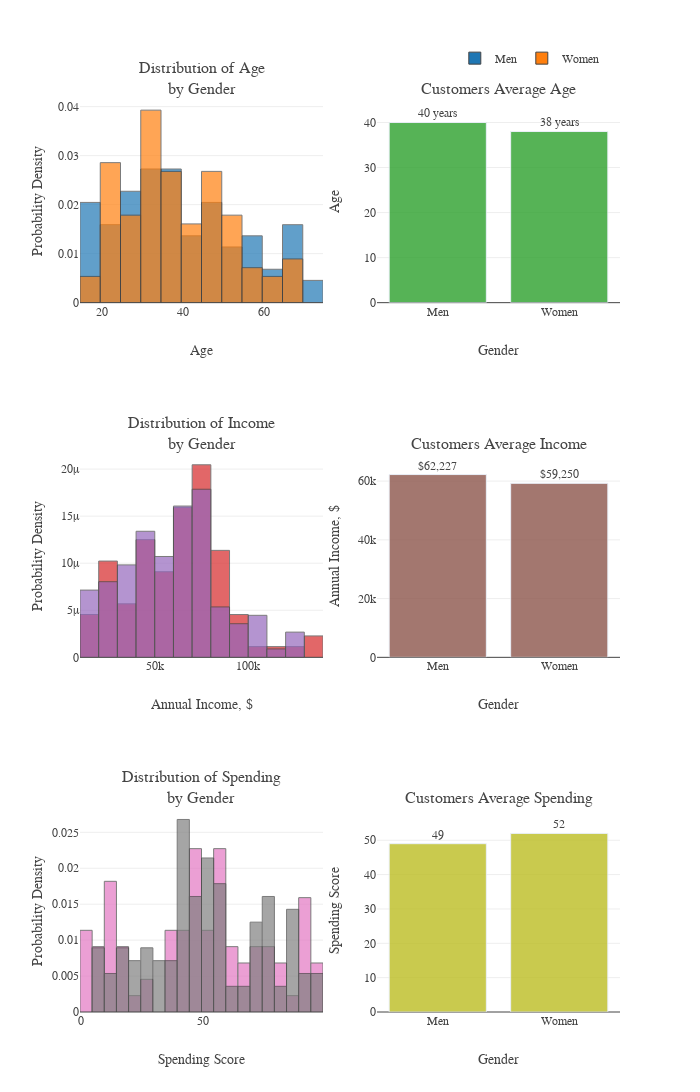
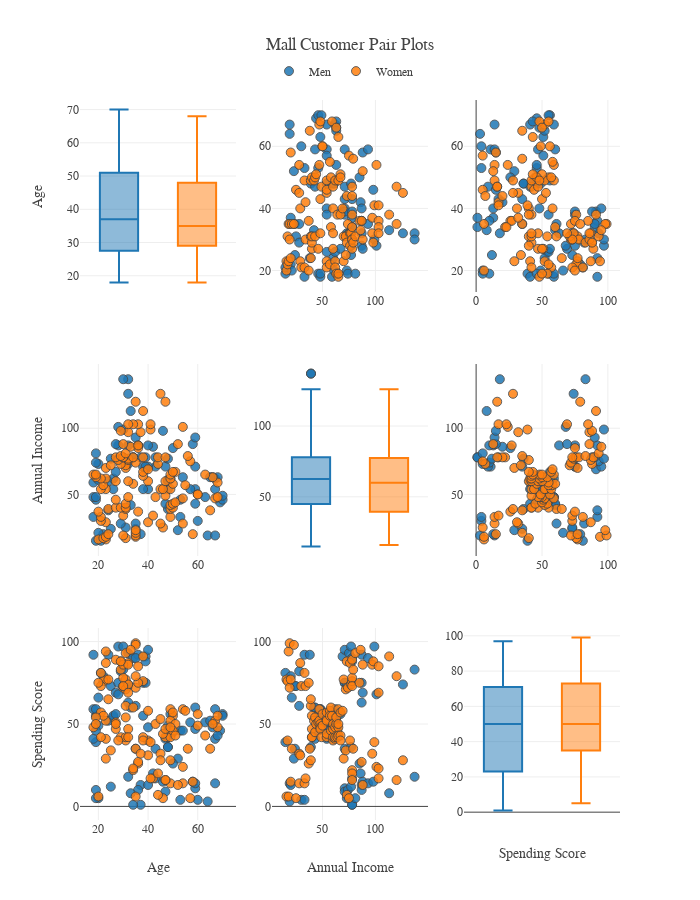
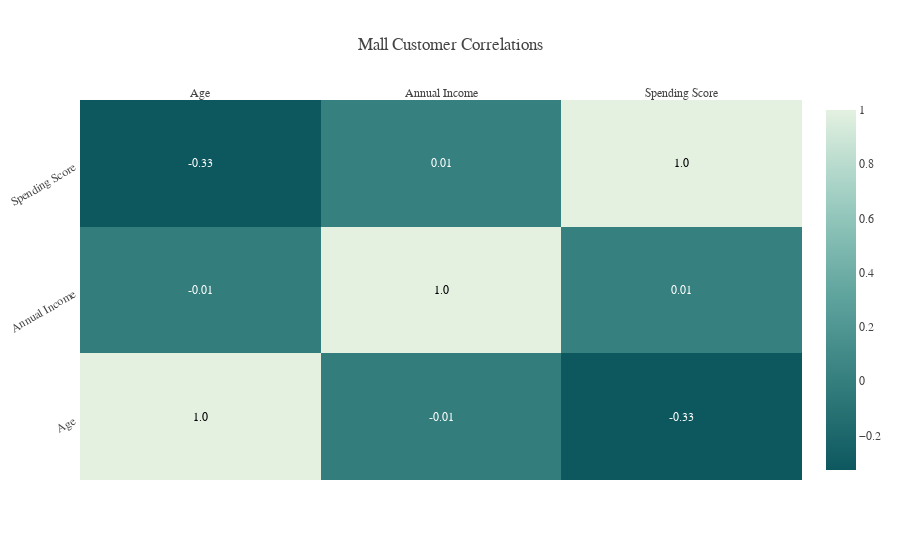

Notebook code cell kept with these figures, in order:
### Markdown cell above
# <div style="color:white;display:fill;border-radius:5px;background-color:#67A4A4;letter-spacing:0.1px;overflow:hidden"><p style="padding:20px;color:white;overflow:hidden;margin:0;font-size:110%;text-align:center">EDA - Exploratory Data Analysis</p></div>

### Code cell
init_notebook_mode(connected=True)
plot_df=cust.copy()
plot_df['Annual Income']=plot_df['Annual Income'].mul(1000)
p1=plot_df.groupby('Gender')['Age'].mean().round(0).astype(int).reset_index()
p2=plot_df.groupby('Gender')['Annual Income'].mean().reset_index()
p3=plot_df.groupby('Gender')['Spending Score'].mean().round(0).astype(int).reset_index()

temp = dict(layout=go.Layout(font=dict(family="Franklin Gothic", size=12)))
fig = make_subplots(rows=3, cols=2,
                    subplot_titles=("Distribution of Age<br>by Gender", 
                                    "Customers Average Age",
                                    "Distribution of Income<br>by Gender", 
                                    "Customers Average Income",
                                    "Distribution of Spending<br>by Gender", 
                                    "Customers Average Spending")
                   )

fig.add_trace(go.Histogram(x=plot_df[plot_df.Gender=='Men']['Age'], histnorm='probability density', 
                           marker=dict(opacity=0.7, line=dict(width=1)), 
                           nbinsx=20, name="Men"),
              row=1, col=1)
fig.add_trace(go.Histogram(x=plot_df[plot_df.Gender=='Women']['Age'], histnorm='probability density', 
                           marker=dict(opacity=0.7, line=dict(width=1)),
                           nbinsx=20, name="Women"),
              row=1, col=1)

fig.add_trace(go.Bar(x=p1['Gender'], y=p1['Age'], text=p1['Age'], texttemplate='%{text} years', textposition='outside',
                     marker=dict(opacity=0.8),width=.8,
                     hovertemplate='Average Age Among %{x} = %{y} years<extra></extra>', showlegend=False),
              row=1, col=2)

fig.add_trace(go.Histogram(x=plot_df[plot_df.Gender=='Men']['Annual Income'], histnorm='probability density', 
                           marker=dict(line=dict(width=1)), 
                           opacity=0.7, name="Men", nbinsx=20, showlegend=False),
              row=2, col=1)
fig.add_trace(go.Histogram(x=plot_df[plot_df.Gender=='Women']['Annual Income'], histnorm='probability density', 
                           marker=dict(line=dict(width=1)),
                           opacity=0.7, name="Women", nbinsx=20, showlegend=False),
              row=2, col=1)
fig.add_trace(go.Bar(x=p2['Gender'], y=p2['Annual Income'], text=p2['Annual Income'], 
                     texttemplate='$%{text:,.0f}', textposition='outside',
                     marker=dict(opacity=0.8),width=.8,
                     hovertemplate='Average Income Among %{x} = $%{y}<extra></extra>', showlegend=False),
              row=2, col=2)
fig.add_trace(go.Histogram(x=plot_df[plot_df.Gender=='Men']['Spending Score'], histnorm='probability density', 
                           marker=dict(line=dict(width=1)), 
                           opacity=0.7, name="Men", nbinsx=20, showlegend=False),
              row=3, col=1)
fig.add_trace(go.Histogram(x=plot_df[plot_df.Gender=='Women']['Spending Score'], histnorm='probability density', 
                           marker=dict(line=dict(width=1)),
                           opacity=0.7, name="Women", nbinsx=20, showlegend=False),
              row=3, col=1)
fig.add_trace(go.Bar(x=p3['Gender'], y=p3['Spending Score'], text=p3['Spending Score'], 
                     texttemplate='%{text}', textposition='outside',
                     marker=dict(opacity=0.8),width=.8,
                     hovertemplate='Average Spending Score Among %{x} = %{y}<extra></extra>', showlegend=False),
              row=3, col=2)
fig.update_traces(marker=dict(line=dict(width=1)))
fig.update_layout(template=temp,barmode='overlay', height=1500, width=700,
                  legend=dict(orientation="h", yanchor="bottom", xanchor="right", y=1.03, x=.97),
                  xaxis1_title="Age", yaxis1_title='Probability Density', 
                  xaxis2_title="Gender", yaxis2_title="Age", yaxis2_range=[0,45],
                  xaxis3_title="Annual Income, $", yaxis3_title='Probability Density', 
                  xaxis4_title="Gender", yaxis4_title="Annual Income, $", yaxis4_range=[0,69e3],
                  xaxis5_title="Spending Score", yaxis5_title='Probability Density', 
                  xaxis6_title="Gender", yaxis6_title="Spending Score", yaxis6_range=[0,59]
                 )
fig.show()

# Pairplots
fig = ff.create_scatterplotmatrix(cust, diag='box', index='Gender') 
fig.update_traces(marker=dict(size=9, opacity=0.85, line=dict(width=1)))
fig.update_layout(title="Mall Customer Pair Plots", template=temp, 
                  legend=dict(orientation="h", yanchor="bottom", y=1.02, x=.35),
                  height=900, width=700)
fig.show()

# Correlations
corr=cust.corr()
x = corr.columns.tolist() 
y = corr.index.tolist()
z = corr.values
text = corr.values.round(2)

fig = ff.create_annotated_heatmap(z=z, x=x, y=y, annotation_text=text, colorscale='mint', 
                                  reversescale=True, showscale=True,
                                  hovertemplate="Correlation of %{x} and %{y}= %{z:.3f}")
fig.update_layout(template=temp, title="Mall Customer Correlations", yaxis_tickangle=-30)
fig.show()

### Figure 1 — Plotly figure (JSON) as saved in the notebook; plotly's stock layout.template omitted (floating-point values rounded to 4 significant figures)
{"data": [{"histnorm": "probability density", "marker": {"line": {"width": 1}, "opacity": 0.7}, "name": "Men", "nbinsx": 20, "type": "histogram", "x": [19, 21, 64, 67, 37, 22, 20, 52, 35, 25, 31, 29, 35, 60, 53, 18, 24, 48, 33, 59, 47, 69, 53, 70, 19, 63, 18, 19, 70, 59, 26, 40, 57, 38, 67, 48, 18, 48, 24, 48, 20, 67, 26, 49, 54, 68, 66, 65, 19, 27, 39, 43, 40, 59, 38, 47, 39, 20, 32, 19, 32, 25, 28, 48, 34, 43, 39, 37, 34, 19, 50, 42, 32, 40, 28, 36, 36, 58, 27, 59, 35, 46, 30, 28, 33, 32, 32, 30], "xaxis": "x", "yaxis": "y"}, {"histnorm": "probability density", "marker": {"line": {"width": 1}, "opacity": 0.7}, "name": "Women", "nbinsx": 20, "type": "histogram", "x": [20, 23, 31, 22, 35, 23, 30, 35, 58, 24, 35, 35, 46, 54, 45, 40, 23, 21, 49, 21, 42, 30, 36, 20, 65, 31, 49, 24, 50, 27, 29, 31, 49, 31, 50, 51, 27, 67, 54, 43, 68, 32, 47, 60, 60, 45, 23, 49, 46, 21, 55, 22, 34, 50, 68, 40, 32, 47, 27, 23, 49, 21, 66, 19, 38, 18, 19, 63, 49, 51, 50, 38, 40, 23, 31, 25, 31, 29, 44, 35, 57, 28, 32, 32, 34, 44, 38, 47, 27, 30, 30, 56, 29, 31, 36, 33, 36, 52, 30, 37, 32, 29, 41, 54, 41, 36, 34, 32, 38, 47, 35, 45], "xaxis": "x", "yaxis": "y"}, {"hovertemplate": "Average Age Among %{x} = %{y} years<extra></extra>", "marker": {"line": {"width": 1}, "opacity": 0.8}, "showlegend": false, "text": [40.0, 38.0], "textposition": "outside", "texttemplate": "%{text} years", "type": "bar", "width": 0.8, "x": ["Men", "Women"], "xaxis": "x2", "y": [40, 38], "yaxis": "y2"}, {"histnorm": "probability density", "marker": {"line": {"width": 1}}, "name": "Men", "nbinsx": 20, "opacity": 0.7, "showlegend": false, "type": "histogram", "x": [15000, 15000, 19000, 19000, 20000, 20000, 21000, 23000, 24000, 24000, 25000, 28000, 28000, 30000, 33000, 33000, 38000, 39000, 42000, 43000, 43000, 44000, 46000, 46000, 46000, 48000, 48000, 48000, 49000, 54000, 54000, 54000, 54000, 54000, 54000, 54000, 59000, 60000, 60000, 61000, 61000, 62000, 62000, 62000, 63000, 63000, 63000, 63000, 64000, 67000, 69000, 71000, 71000, 71000, 71000, 71000, 71000, 73000, 73000, 74000, 75000, 77000, 77000, 77000, 78000, 78000, 78000, 78000, 78000, 81000, 85000, 86000, 87000, 87000, 87000, 87000, 87000, 88000, 88000, 93000, 93000, 98000, 99000, 101000, 113000, 126000, 137000, 137000], "xaxis": "x3", "yaxis": "y3"}, {"histnorm": "probability density", "marker": {"line": {"width": 1}}, "name": "Women", "nbinsx": 20, "opacity": 0.7, "showlegend": false, "type": "histogram", "x": [16000, 16000, 17000, 17000, 18000, 18000, 19000, 19000, 20000, 20000, 21000, 23000, 25000, 28000, 28000, 29000, 29000, 30000, 33000, 33000, 34000, 34000, 37000, 37000, 38000, 39000, 39000, 39000, 40000, 40000, 40000, 40000, 42000, 43000, 43000, 44000, 46000, 47000, 47000, 48000, 48000, 48000, 49000, 50000, 50000, 54000, 54000, 54000, 54000, 54000, 57000, 57000, 58000, 58000, 59000, 60000, 60000, 60000, 60000, 62000, 62000, 62000, 63000, 63000, 64000, 65000, 65000, 65000, 65000, 67000, 67000, 67000, 69000, 70000, 70000, 72000, 72000, 73000, 73000, 74000, 75000, 76000, 76000, 77000, 78000, 78000, 78000, 78000, 78000, 78000, 78000, 79000, 79000, 81000, 85000, 86000, 87000, 88000, 88000, 97000, 97000, 98000, 99000, 101000, 103000, 103000, 103000, 103000, 113000, 120000, 120000, 126000], "xaxis": "x3", "yaxis": "y3"}, {"hovertemplate": "Average Income Among %{x} = $%{y}<extra></extra>", "marker": {"line": {"width": 1}, "opacity": 0.8}, "showlegend": false, "text": [62230.0, 59250.0], "textposition": "outside", "texttemplate": "$%{text:,.0f}", "type": "bar", "width": 0.8, "x": ["Men", "Women"], "xaxis": "x4", "y": [62230.0, 59250.0], "yaxis": "y4"}, {"histnorm": "probability density", "marker": {"line": {"width": 1}}, "name": "Men", "nbinsx": 20, "opacity": 0.7, "showlegend": false, "type": "histogram", "x": [39, 81, 3, 14, 13, 79, 66, 29, 35, 73, 73, 82, 61, 4, 4, 92, 92, 36, 60, 60, 41, 46, 46, 56, 55, 51, 59, 59, 55, 47, 54, 48, 51, 55, 41, 46, 41, 49, 52, 42, 49, 59, 55, 56, 46, 43, 48, 52, 46, 56, 91, 35, 95, 11, 75, 9, 75, 5, 73, 10, 93, 12, 97, 36, 90, 17, 88, 1, 1, 5, 26, 20, 63, 13, 75, 10, 92, 15, 69, 14, 90, 15, 97, 68, 8, 74, 18, 83], "xaxis": "x5", "yaxis": "y5"}, {"histnorm": "probability density", "marker": {"line": {"width": 1}}, "name": "Women", "nbinsx": 20, "opacity": 0.7, "showlegend": false, "type": "histogram", "x": [6, 77, 40, 76, 6, 94, 72, 99, 15, 77, 35, 98, 5, 14, 32, 31, 87, 73, 14, 81, 17, 73, 26, 75, 35, 61, 28, 65, 55, 47, 42, 42, 52, 54, 45, 50, 51, 52, 59, 50, 48, 47, 42, 49, 56, 53, 52, 42, 44, 57, 58, 55, 60, 46, 55, 40, 42, 47, 50, 41, 48, 42, 50, 54, 42, 48, 50, 43, 59, 43, 57, 40, 58, 29, 77, 34, 71, 88, 7, 72, 5, 40, 87, 74, 22, 20, 76, 16, 89, 78, 73, 35, 83, 93, 75, 95, 27, 13, 86, 32, 86, 88, 39, 24, 17, 85, 23, 69, 91, 16, 79, 28], "xaxis": "x5", "yaxis": "y5"}, {"hovertemplate": "Average Spending Score Among %{x} = %{y}<extra></extra>", "marker": {"line": {"width": 1}, "opacity": 0.8}, "showlegend": false, "text": [49.0, 52.0], "textposition": "outside", "texttemplate": "%{text}", "type": "bar", "width": 0.8, "x": ["Men", "Women"], "xaxis": "x6", "y": [49, 52], "yaxis": "y6"}], "layout": {"annotations": [{"font": {"size": 16}, "showarrow": false, "text": "Distribution of Age<br>by Gender", "x": 0.225, "xanchor": "center", "xref": "paper", "y": 1.0, "yanchor": "bottom", "yref": "paper"}, {"font": {"size": 16}, "showarrow": false, "text": "Customers Average Age", "x": 0.775, "xanchor": "center", "xref": "paper", "y": 1.0, "yanchor": "bottom", "yref": "paper"}, {"font": {"size": 16}, "showarrow": false, "text": "Distribution of Income<br>by Gender", "x": 0.225, "xanchor": "center", "xref": "paper", "y": 0.6111, "yanchor": "bottom", "yref": "paper"}, {"font": {"size": 16}, "showarrow": false, "text": "Customers Average Income", "x": 0.775, "xanchor": "center", "xref": "paper", "y": 0.6111, "yanchor": "bottom", "yref": "paper"}, {"font": {"size": 16}, "showarrow": false, "text": "Distribution of Spending<br>by Gender", "x": 0.225, "xanchor": "center", "xref": "paper", "y": 0.2222, "yanchor": "bottom", "yref": "paper"}, {"font": {"size": 16}, "showarrow": false, "text": "Customers Average Spending", "x": 0.775, "xanchor": "center", "xref": "paper", "y": 0.2222, "yanchor": "bottom", "yref": "paper"}], "barmode": "overlay", "height": 1500, "legend": {"orientation": "h", "x": 0.97, "xanchor": "right", "y": 1.03, "yanchor": "bottom"}, "width": 700, "xaxis": {"anchor": "y", "domain": [0.0, 0.45], "title": {"text": "Age"}}, "xaxis2": {"anchor": "y2", "domain": [0.55, 1.0], "title": {"text": "Gender"}}, "xaxis3": {"anchor": "y3", "domain": [0.0, 0.45], "title": {"text": "Annual Income, $"}}, "xaxis4": {"anchor": "y4", "domain": [0.55, 1.0], "title": {"text": "Gender"}}, "xaxis5": {"anchor": "y5", "domain": [0.0, 0.45], "title": {"text": "Spending Score"}}, "xaxis6": {"anchor": "y6", "domain": [0.55, 1.0], "title": {"text": "Gender"}}, "yaxis": {"anchor": "x", "domain": [0.7778, 1.0], "title": {"text": "Probability Density"}}, "yaxis2": {"anchor": "x2", "domain": [0.7778, 1.0], "range": [0, 45], "title": {"text": "Age"}}, "yaxis3": {"anchor": "x3", "domain": [0.3889, 0.6111], "title": {"text": "Probability Density"}}, "yaxis4": {"anchor": "x4", "domain": [0.3889, 0.6111], "range": [0, 69000.0], "title": {"text": "Annual Income, $"}}, "yaxis5": {"anchor": "x5", "domain": [0.0, 0.2222], "title": {"text": "Probability Density"}}, "yaxis6": {"anchor": "x6", "domain": [0.0, 0.2222], "range": [0, 59], "title": {"text": "Spending Score"}}}}

### Figure 2 — Plotly figure (JSON) as saved in the notebook; plotly's stock layout.template omitted (floating-point values rounded to 4 significant figures)
{"data": [{"marker": {"color": "rgb(31, 119, 180)", "line": {"width": 1}, "opacity": 0.85, "size": 9}, "showlegend": false, "type": "box", "xaxis": "x", "y": [19, 21, 64, 67, 37, 22, 20, 52, 35, 25, 31, 29, 35, 60, 53, 18, 24, 48, 33, 59, 47, 69, 53, 70, 19, 63, 18, 19, 70, 59, 26, 40, 57, 38, 67, 48, 18, 48, 24, 48, 20, 67, 26, 49, 54, 68, 66, 65, 19, 27, 39, 43, 40, 59, 38, 47, 39, 20, 32, 19, 32, 25, 28, 48, 34, 43, 39, 37, 34, 19, 50, 42, 32, 40, 28, 36, 36, 58, 27, 59, 35, 46, 30, 28, 33, 32, 32, 30], "yaxis": "y"}, {"marker": {"color": "rgb(255, 127, 14)", "line": {"width": 1}, "opacity": 0.85, "size": 9}, "showlegend": false, "type": "box", "xaxis": "x", "y": [20, 23, 31, 22, 35, 23, 30, 35, 58, 24, 35, 35, 46, 54, 45, 40, 23, 21, 49, 21, 42, 30, 36, 20, 65, 31, 49, 24, 50, 27, 29, 31, 49, 31, 50, 51, 27, 67, 54, 43, 68, 32, 47, 60, 60, 45, 23, 49, 46, 21, 55, 22, 34, 50, 68, 40, 32, 47, 27, 23, 49, 21, 66, 19, 38, 18, 19, 63, 49, 51, 50, 38, 40, 23, 31, 25, 31, 29, 44, 35, 57, 28, 32, 32, 34, 44, 38, 47, 27, 30, 30, 56, 29, 31, 36, 33, 36, 52, 30, 37, 32, 29, 41, 54, 41, 36, 34, 32, 38, 47, 35, 45], "yaxis": "y"}, {"marker": {"color": "rgb(31, 119, 180)", "line": {"width": 1}, "opacity": 0.85, "size": 9}, "mode": "markers", "name": "Men", "showlegend": true, "type": "scatter", "x": [15, 15, 19, 19, 20, 20, 21, 23, 24, 24, 25, 28, 28, 30, 33, 33, 38, 39, 42, 43, 43, 44, 46, 46, 46, 48, 48, 48, 49, 54, 54, 54, 54, 54, 54, 54, 59, 60, 60, 61, 61, 62, 62, 62, 63, 63, 63, 63, 64, 67, 69, 71, 71, 71, 71, 71, 71, 73, 73, 74, 75, 77, 77, 77, 78, 78, 78, 78, 78, 81, 85, 86, 87, 87, 87, 87, 87, 88, 88, 93, 93, 98, 99, 101, 113, 126, 137, 137], "xaxis": "x2", "y": [19, 21, 64, 67, 37, 22, 20, 52, 35, 25, 31, 29, 35, 60, 53, 18, 24, 48, 33, 59, 47, 69, 53, 70, 19, 63, 18, 19, 70, 59, 26, 40, 57, 38, 67, 48, 18, 48, 24, 48, 20, 67, 26, 49, 54, 68, 66, 65, 19, 27, 39, 43, 40, 59, 38, 47, 39, 20, 32, 19, 32, 25, 28, 48, 34, 43, 39, 37, 34, 19, 50, 42, 32, 40, 28, 36, 36, 58, 27, 59, 35, 46, 30, 28, 33, 32, 32, 30], "yaxis": "y2"}, {"marker": {"color": "rgb(255, 127, 14)", "line": {"width": 1}, "opacity": 0.85, "size": 9}, "mode": "markers", "name": "Women", "showlegend": true, "type": "scatter", "x": [16, 16, 17, 17, 18, 18, 19, 19, 20, 20, 21, 23, 25, 28, 28, 29, 29, 30, 33, 33, 34, 34, 37, 37, 38, 39, 39, 39, 40, 40, 40, 40, 42, 43, 43, 44, 46, 47, 47, 48, 48, 48, 49, 50, 50, 54, 54, 54, 54, 54, 57, 57, 58, 58, 59, 60, 60, 60, 60, 62, 62, 62, 63, 63, 64, 65, 65, 65, 65, 67, 67, 67, 69, 70, 70, 72, 72, 73, 73, 74, 75, 76, 76, 77, 78, 78, 78, 78, 78, 78, 78, 79, 79, 81, 85, 86, 87, 88, 88, 97, 97, 98, 99, 101, 103, 103, 103, 103, 113, 120, 120, 126], "xaxis": "x2", "y": [20, 23, 31, 22, 35, 23, 30, 35, 58, 24, 35, 35, 46, 54, 45, 40, 23, 21, 49, 21, 42, 30, 36, 20, 65, 31, 49, 24, 50, 27, 29, 31, 49, 31, 50, 51, 27, 67, 54, 43, 68, 32, 47, 60, 60, 45, 23, 49, 46, 21, 55, 22, 34, 50, 68, 40, 32, 47, 27, 23, 49, 21, 66, 19, 38, 18, 19, 63, 49, 51, 50, 38, 40, 23, 31, 25, 31, 29, 44, 35, 57, 28, 32, 32, 34, 44, 38, 47, 27, 30, 30, 56, 29, 31, 36, 33, 36, 52, 30, 37, 32, 29, 41, 54, 41, 36, 34, 32, 38, 47, 35, 45], "yaxis": "y2"}, {"marker": {"color": "rgb(31, 119, 180)", "line": {"width": 1}, "opacity": 0.85, "size": 9}, "mode": "markers", "name": "Men", "showlegend": false, "type": "scatter", "x": [39, 81, 3, 14, 13, 79, 66, 29, 35, 73, 73, 82, 61, 4, 4, 92, 92, 36, 60, 60, 41, 46, 46, 56, 55, 51, 59, 59, 55, 47, 54, 48, 51, 55, 41, 46, 41, 49, 52, 42, 49, 59, 55, 56, 46, 43, 48, 52, 46, 56, 91, 35, 95, 11, 75, 9, 75, 5, 73, 10, 93, 12, 97, 36, 90, 17, 88, 1, 1, 5, 26, 20, 63, 13, 75, 10, 92, 15, 69, 14, 90, 15, 97, 68, 8, 74, 18, 83], "xaxis": "x3", "y": [19, 21, 64, 67, 37, 22, 20, 52, 35, 25, 31, 29, 35, 60, 53, 18, 24, 48, 33, 59, 47, 69, 53, 70, 19, 63, 18, 19, 70, 59, 26, 40, 57, 38, 67, 48, 18, 48, 24, 48, 20, 67, 26, 49, 54, 68, 66, 65, 19, 27, 39, 43, 40, 59, 38, 47, 39, 20, 32, 19, 32, 25, 28, 48, 34, 43, 39, 37, 34, 19, 50, 42, 32, 40, 28, 36, 36, 58, 27, 59, 35, 46, 30, 28, 33, 32, 32, 30], "yaxis": "y3"}, {"marker": {"color": "rgb(255, 127, 14)", "line": {"width": 1}, "opacity": 0.85, "size": 9}, "mode": "markers", "name": "Women", "showlegend": false, "type": "scatter", "x": [6, 77, 40, 76, 6, 94, 72, 99, 15, 77, 35, 98, 5, 14, 32, 31, 87, 73, 14, 81, 17, 73, 26, 75, 35, 61, 28, 65, 55, 47, 42, 42, 52, 54, 45, 50, 51, 52, 59, 50, 48, 47, 42, 49, 56, 53, 52, 42, 44, 57, 58, 55, 60, 46, 55, 40, 42, 47, 50, 41, 48, 42, 50, 54, 42, 48, 50, 43, 59, 43, 57, 40, 58, 29, 77, 34, 71, 88, 7, 72, 5, 40, 87, 74, 22, 20, 76, 16, 89, 78, 73, 35, 83, 93, 75, 95, 27, 13, 86, 32, 86, 88, 39, 24, 17, 85, 23, 69, 91, 16, 79, 28], "xaxis": "x3", "y": [20, 23, 31, 22, 35, 23, 30, 35, 58, 24, 35, 35, 46, 54, 45, 40, 23, 21, 49, 21, 42, 30, 36, 20, 65, 31, 49, 24, 50, 27, 29, 31, 49, 31, 50, 51, 27, 67, 54, 43, 68, 32, 47, 60, 60, 45, 23, 49, 46, 21, 55, 22, 34, 50, 68, 40, 32, 47, 27, 23, 49, 21, 66, 19, 38, 18, 19, 63, 49, 51, 50, 38, 40, 23, 31, 25, 31, 29, 44, 35, 57, 28, 32, 32, 34, 44, 38, 47, 27, 30, 30, 56, 29, 31, 36, 33, 36, 52, 30, 37, 32, 29, 41, 54, 41, 36, 34, 32, 38, 47, 35, 45], "yaxis": "y3"}, {"marker": {"color": "rgb(31, 119, 180)", "line": {"width": 1}, "opacity": 0.85, "size": 9}, "mode": "markers", "name": "Men", "showlegend": false, "type": "scatter", "x": [19, 21, 64, 67, 37, 22, 20, 52, 35, 25, 31, 29, 35, 60, 53, 18, 24, 48, 33, 59, 47, 69, 53, 70, 19, 63, 18, 19, 70, 59, 26, 40, 57, 38, 67, 48, 18, 48, 24, 48, 20, 67, 26, 49, 54, 68, 66, 65, 19, 27, 39, 43, 40, 59, 38, 47, 39, 20, 32, 19, 32, 25, 28, 48, 34, 43, 39, 37, 34, 19, 50, 42, 32, 40, 28, 36, 36, 58, 27, 59, 35, 46, 30, 28, 33, 32, 32, 30], "xaxis": "x4", "y": [15, 15, 19, 19, 20, 20, 21, 23, 24, 24, 25, 28, 28, 30, 33, 33, 38, 39, 42, 43, 43, 44, 46, 46, 46, 48, 48, 48, 49, 54, 54, 54, 54, 54, 54, 54, 59, 60, 60, 61, 61, 62, 62, 62, 63, 63, 63, 63, 64, 67, 69, 71, 71, 71, 71, 71, 71, 73, 73, 74, 75, 77, 77, 77, 78, 78, 78, 78, 78, 81, 85, 86, 87, 87, 87, 87, 87, 88, 88, 93, 93, 98, 99, 101, 113, 126, 137, 137], "yaxis": "y4"}, {"marker": {"color": "rgb(255, 127, 14)", "line": {"width": 1}, "opacity": 0.85, "size": 9}, "mode": "markers", "name": "Women", "showlegend": false, "type": "scatter", "x": [20, 23, 31, 22, 35, 23, 30, 35, 58, 24, 35, 35, 46, 54, 45, 40, 23, 21, 49, 21, 42, 30, 36, 20, 65, 31, 49, 24, 50, 27, 29, 31, 49, 31, 50, 51, 27, 67, 54, 43, 68, 32, 47, 60, 60, 45, 23, 49, 46, 21, 55, 22, 34, 50, 68, 40, 32, 47, 27, 23, 49, 21, 66, 19, 38, 18, 19, 63, 49, 51, 50, 38, 40, 23, 31, 25, 31, 29, 44, 35, 57, 28, 32, 32, 34, 44, 38, 47, 27, 30, 30, 56, 29, 31, 36, 33, 36, 52, 30, 37, 32, 29, 41, 54, 41, 36, 34, 32, 38, 47, 35, 45], "xaxis": "x4", "y": [16, 16, 17, 17, 18, 18, 19, 19, 20, 20, 21, 23, 25, 28, 28, 29, 29, 30, 33, 33, 34, 34, 37, 37, 38, 39, 39, 39, 40, 40, 40, 40, 42, 43, 43, 44, 46, 47, 47, 48, 48, 48, 49, 50, 50, 54, 54, 54, 54, 54, 57, 57, 58, 58, 59, 60, 60, 60, 60, 62, 62, 62, 63, 63, 64, 65, 65, 65, 65, 67, 67, 67, 69, 70, 70, 72, 72, 73, 73, 74, 75, 76, 76, 77, 78, 78, 78, 78, 78, 78, 78, 79, 79, 81, 85, 86, 87, 88, 88, 97, 97, 98, 99, 101, 103, 103, 103, 103, 113, 120, 120, 126], "yaxis": "y4"}, {"marker": {"color": "rgb(31, 119, 180)", "line": {"width": 1}, "opacity": 0.85, "size": 9}, "showlegend": false, "type": "box", "xaxis": "x5", "y": [15, 15, 19, 19, 20, 20, 21, 23, 24, 24, 25, 28, 28, 30, 33, 33, 38, 39, 42, 43, 43, 44, 46, 46, 46, 48, 48, 48, 49, 54, 54, 54, 54, 54, 54, 54, 59, 60, 60, 61, 61, 62, 62, 62, 63, 63, 63, 63, 64, 67, 69, 71, 71, 71, 71, 71, 71, 73, 73, 74, 75, 77, 77, 77, 78, 78, 78, 78, 78, 81, 85, 86, 87, 87, 87, 87, 87, 88, 88, 93, 93, 98, 99, 101, 113, 126, 137, 137], "yaxis": "y5"}, {"marker": {"color": "rgb(255, 127, 14)", "line": {"width": 1}, "opacity": 0.85, "size": 9}, "showlegend": false, "type": "box", "xaxis": "x5", "y": [16, 16, 17, 17, 18, 18, 19, 19, 20, 20, 21, 23, 25, 28, 28, 29, 29, 30, 33, 33, 34, 34, 37, 37, 38, 39, 39, 39, 40, 40, 40, 40, 42, 43, 43, 44, 46, 47, 47, 48, 48, 48, 49, 50, 50, 54, 54, 54, 54, 54, 57, 57, 58, 58, 59, 60, 60, 60, 60, 62, 62, 62, 63, 63, 64, 65, 65, 65, 65, 67, 67, 67, 69, 70, 70, 72, 72, 73, 73, 74, 75, 76, 76, 77, 78, 78, 78, 78, 78, 78, 78, 79, 79, 81, 85, 86, 87, 88, 88, 97, 97, 98, 99, 101, 103, 103, 103, 103, 113, 120, 120, 126], "yaxis": "y5"}, {"marker": {"color": "rgb(31, 119, 180)", "line": {"width": 1}, "opacity": 0.85, "size": 9}, "mode": "markers", "name": "Men", "showlegend": false, "type": "scatter", "x": [39, 81, 3, 14, 13, 79, 66, 29, 35, 73, 73, 82, 61, 4, 4, 92, 92, 36, 60, 60, 41, 46, 46, 56, 55, 51, 59, 59, 55, 47, 54, 48, 51, 55, 41, 46, 41, 49, 52, 42, 49, 59, 55, 56, 46, 43, 48, 52, 46, 56, 91, 35, 95, 11, 75, 9, 75, 5, 73, 10, 93, 12, 97, 36, 90, 17, 88, 1, 1, 5, 26, 20, 63, 13, 75, 10, 92, 15, 69, 14, 90, 15, 97, 68, 8, 74, 18, 83], "xaxis": "x6", "y": [15, 15, 19, 19, 20, 20, 21, 23, 24, 24, 25, 28, 28, 30, 33, 33, 38, 39, 42, 43, 43, 44, 46, 46, 46, 48, 48, 48, 49, 54, 54, 54, 54, 54, 54, 54, 59, 60, 60, 61, 61, 62, 62, 62, 63, 63, 63, 63, 64, 67, 69, 71, 71, 71, 71, 71, 71, 73, 73, 74, 75, 77, 77, 77, 78, 78, 78, 78, 78, 81, 85, 86, 87, 87, 87, 87, 87, 88, 88, 93, 93, 98, 99, 101, 113, 126, 137, 137], "yaxis": "y6"}, {"marker": {"color": "rgb(255, 127, 14)", "line": {"width": 1}, "opacity": 0.85, "size": 9}, "mode": "markers", "name": "Women", "showlegend": false, "type": "scatter", "x": [6, 77, 40, 76, 6, 94, 72, 99, 15, 77, 35, 98, 5, 14, 32, 31, 87, 73, 14, 81, 17, 73, 26, 75, 35, 61, 28, 65, 55, 47, 42, 42, 52, 54, 45, 50, 51, 52, 59, 50, 48, 47, 42, 49, 56, 53, 52, 42, 44, 57, 58, 55, 60, 46, 55, 40, 42, 47, 50, 41, 48, 42, 50, 54, 42, 48, 50, 43, 59, 43, 57, 40, 58, 29, 77, 34, 71, 88, 7, 72, 5, 40, 87, 74, 22, 20, 76, 16, 89, 78, 73, 35, 83, 93, 75, 95, 27, 13, 86, 32, 86, 88, 39, 24, 17, 85, 23, 69, 91, 16, 79, 28], "xaxis": "x6", "y": [16, 16, 17, 17, 18, 18, 19, 19, 20, 20, 21, 23, 25, 28, 28, 29, 29, 30, 33, 33, 34, 34, 37, 37, 38, 39, 39, 39, 40, 40, 40, 40, 42, 43, 43, 44, 46, 47, 47, 48, 48, 48, 49, 50, 50, 54, 54, 54, 54, 54, 57, 57, 58, 58, 59, 60, 60, 60, 60, 62, 62, 62, 63, 63, 64, 65, 65, 65, 65, 67, 67, 67, 69, 70, 70, 72, 72, 73, 73, 74, 75, 76, 76, 77, 78, 78, 78, 78, 78, 78, 78, 79, 79, 81, 85, 86, 87, 88, 88, 97, 97, 98, 99, 101, 103, 103, 103, 103, 113, 120, 120, 126], "yaxis": "y6"}, {"marker": {"color": "rgb(31, 119, 180)", "line": {"width": 1}, "opacity": 0.85, "size": 9}, "mode": "markers", "name": "Men", "showlegend": false, "type": "scatter", "x": [19, 21, 64, 67, 37, 22, 20, 52, 35, 25, 31, 29, 35, 60, 53, 18, 24, 48, 33, 59, 47, 69, 53, 70, 19, 63, 18, 19, 70, 59, 26, 40, 57, 38, 67, 48, 18, 48, 24, 48, 20, 67, 26, 49, 54, 68, 66, 65, 19, 27, 39, 43, 40, 59, 38, 47, 39, 20, 32, 19, 32, 25, 28, 48, 34, 43, 39, 37, 34, 19, 50, 42, 32, 40, 28, 36, 36, 58, 27, 59, 35, 46, 30, 28, 33, 32, 32, 30], "xaxis": "x7", "y": [39, 81, 3, 14, 13, 79, 66, 29, 35, 73, 73, 82, 61, 4, 4, 92, 92, 36, 60, 60, 41, 46, 46, 56, 55, 51, 59, 59, 55, 47, 54, 48, 51, 55, 41, 46, 41, 49, 52, 42, 49, 59, 55, 56, 46, 43, 48, 52, 46, 56, 91, 35, 95, 11, 75, 9, 75, 5, 73, 10, 93, 12, 97, 36, 90, 17, 88, 1, 1, 5, 26, 20, 63, 13, 75, 10, 92, 15, 69, 14, 90, 15, 97, 68, 8, 74, 18, 83], "yaxis": "y7"}, {"marker": {"color": "rgb(255, 127, 14)", "line": {"width": 1}, "opacity": 0.85, "size": 9}, "mode": "markers", "name": "Women", "showlegend": false, "type": "scatter", "x": [20, 23, 31, 22, 35, 23, 30, 35, 58, 24, 35, 35, 46, 54, 45, 40, 23, 21, 49, 21, 42, 30, 36, 20, 65, 31, 49, 24, 50, 27, 29, 31, 49, 31, 50, 51, 27, 67, 54, 43, 68, 32, 47, 60, 60, 45, 23, 49, 46, 21, 55, 22, 34, 50, 68, 40, 32, 47, 27, 23, 49, 21, 66, 19, 38, 18, 19, 63, 49, 51, 50, 38, 40, 23, 31, 25, 31, 29, 44, 35, 57, 28, 32, 32, 34, 44, 38, 47, 27, 30, 30, 56, 29, 31, 36, 33, 36, 52, 30, 37, 32, 29, 41, 54, 41, 36, 34, 32, 38, 47, 35, 45], "xaxis": "x7", "y": [6, 77, 40, 76, 6, 94, 72, 99, 15, 77, 35, 98, 5, 14, 32, 31, 87, 73, 14, 81, 17, 73, 26, 75, 35, 61, 28, 65, 55, 47, 42, 42, 52, 54, 45, 50, 51, 52, 59, 50, 48, 47, 42, 49, 56, 53, 52, 42, 44, 57, 58, 55, 60, 46, 55, 40, 42, 47, 50, 41, 48, 42, 50, 54, 42, 48, 50, 43, 59, 43, 57, 40, 58, 29, 77, 34, 71, 88, 7, 72, 5, 40, 87, 74, 22, 20, 76, 16, 89, 78, 73, 35, 83, 93, 75, 95, 27, 13, 86, 32, 86, 88, 39, 24, 17, 85, 23, 69, 91, 16, 79, 28], "yaxis": "y7"}, {"marker": {"color": "rgb(31, 119, 180)", "line": {"width": 1}, "opacity": 0.85, "size": 9}, "mode": "markers", "name": "Men", "showlegend": false, "type": "scatter", "x": [15, 15, 19, 19, 20, 20, 21, 23, 24, 24, 25, 28, 28, 30, 33, 33, 38, 39, 42, 43, 43, 44, 46, 46, 46, 48, 48, 48, 49, 54, 54, 54, 54, 54, 54, 54, 59, 60, 60, 61, 61, 62, 62, 62, 63, 63, 63, 63, 64, 67, 69, 71, 71, 71, 71, 71, 71, 73, 73, 74, 75, 77, 77, 77, 78, 78, 78, 78, 78, 81, 85, 86, 87, 87, 87, 87, 87, 88, 88, 93, 93, 98, 99, 101, 113, 126, 137, 137], "xaxis": "x8", "y": [39, 81, 3, 14, 13, 79, 66, 29, 35, 73, 73, 82, 61, 4, 4, 92, 92, 36, 60, 60, 41, 46, 46, 56, 55, 51, 59, 59, 55, 47, 54, 48, 51, 55, 41, 46, 41, 49, 52, 42, 49, 59, 55, 56, 46, 43, 48, 52, 46, 56, 91, 35, 95, 11, 75, 9, 75, 5, 73, 10, 93, 12, 97, 36, 90, 17, 88, 1, 1, 5, 26, 20, 63, 13, 75, 10, 92, 15, 69, 14, 90, 15, 97, 68, 8, 74, 18, 83], "yaxis": "y8"}, {"marker": {"color": "rgb(255, 127, 14)", "line": {"width": 1}, "opacity": 0.85, "size": 9}, "mode": "markers", "name": "Women", "showlegend": false, "type": "scatter", "x": [16, 16, 17, 17, 18, 18, 19, 19, 20, 20, 21, 23, 25, 28, 28, 29, 29, 30, 33, 33, 34, 34, 37, 37, 38, 39, 39, 39, 40, 40, 40, 40, 42, 43, 43, 44, 46, 47, 47, 48, 48, 48, 49, 50, 50, 54, 54, 54, 54, 54, 57, 57, 58, 58, 59, 60, 60, 60, 60, 62, 62, 62, 63, 63, 64, 65, 65, 65, 65, 67, 67, 67, 69, 70, 70, 72, 72, 73, 73, 74, 75, 76, 76, 77, 78, 78, 78, 78, 78, 78, 78, 79, 79, 81, 85, 86, 87, 88, 88, 97, 97, 98, 99, 101, 103, 103, 103, 103, 113, 120, 120, 126], "xaxis": "x8", "y": [6, 77, 40, 76, 6, 94, 72, 99, 15, 77, 35, 98, 5, 14, 32, 31, 87, 73, 14, 81, 17, 73, 26, 75, 35, 61, 28, 65, 55, 47, 42, 42, 52, 54, 45, 50, 51, 52, 59, 50, 48, 47, 42, 49, 56, 53, 52, 42, 44, 57, 58, 55, 60, 46, 55, 40, 42, 47, 50, 41, 48, 42, 50, 54, 42, 48, 50, 43, 59, 43, 57, 40, 58, 29, 77, 34, 71, 88, 7, 72, 5, 40, 87, 74, 22, 20, 76, 16, 89, 78, 73, 35, 83, 93, 75, 95, 27, 13, 86, 32, 86, 88, 39, 24, 17, 85, 23, 69, 91, 16, 79, 28], "yaxis": "y8"}, {"marker": {"color": "rgb(31, 119, 180)", "line": {"width": 1}, "opacity": 0.85, "size": 9}, "showlegend": false, "type": "box", "xaxis": "x9", "y": [39, 81, 3, 14, 13, 79, 66, 29, 35, 73, 73, 82, 61, 4, 4, 92, 92, 36, 60, 60, 41, 46, 46, 56, 55, 51, 59, 59, 55, 47, 54, 48, 51, 55, 41, 46, 41, 49, 52, 42, 49, 59, 55, 56, 46, 43, 48, 52, 46, 56, 91, 35, 95, 11, 75, 9, 75, 5, 73, 10, 93, 12, 97, 36, 90, 17, 88, 1, 1, 5, 26, 20, 63, 13, 75, 10, 92, 15, 69, 14, 90, 15, 97, 68, 8, 74, 18, 83], "yaxis": "y9"}, {"marker": {"color": "rgb(255, 127, 14)", "line": {"width": 1}, "opacity": 0.85, "size": 9}, "showlegend": false, "type": "box", "xaxis": "x9", "y": [6, 77, 40, 76, 6, 94, 72, 99, 15, 77, 35, 98, 5, 14, 32, 31, 87, 73, 14, 81, 17, 73, 26, 75, 35, 61, 28, 65, 55, 47, 42, 42, 52, 54, 45, 50, 51, 52, 59, 50, 48, 47, 42, 49, 56, 53, 52, 42, 44, 57, 58, 55, 60, 46, 55, 40, 42, 47, 50, 41, 48, 42, 50, 54, 42, 48, 50, 43, 59, 43, 57, 40, 58, 29, 77, 34, 71, 88, 7, 72, 5, 40, 87, 74, 22, 20, 76, 16, 89, 78, 73, 35, 83, 93, 75, 95, 27, 13, 86, 32, 86, 88, 39, 24, 17, 85, 23, 69, 91, 16, 79, 28], "yaxis": "y9"}], "layout": {"height": 900, "legend": {"orientation": "h", "x": 0.35, "y": 1.02, "yanchor": "bottom"}, "showlegend": true, "title": {"text": "Mall Customer Pair Plots"}, "width": 700, "xaxis": {"anchor": "y", "domain": [0.0, 0.2889], "showticklabels": false}, "xaxis2": {"anchor": "y2", "domain": [0.3556, 0.6444]}, "xaxis3": {"anchor": "y3", "domain": [0.7111, 1.0]}, "xaxis4": {"anchor": "y4", "domain": [0.0, 0.2889]}, "xaxis5": {"anchor": "y5", "domain": [0.3556, 0.6444], "showticklabels": false}, "xaxis6": {"anchor": "y6", "domain": [0.7111, 1.0]}, "xaxis7": {"anchor": "y7", "domain": [0.0, 0.2889], "title": {"text": "Age"}}, "xaxis8": {"anchor": "y8", "domain": [0.3556, 0.6444], "title": {"text": "Annual Income"}}, "xaxis9": {"anchor": "y9", "domain": [0.7111, 1.0], "showticklabels": false, "title": {"text": "Spending Score"}}, "yaxis": {"anchor": "x", "domain": [0.7333, 1.0], "title": {"text": "Age"}}, "yaxis2": {"anchor": "x2", "domain": [0.7333, 1.0]}, "yaxis3": {"anchor": "x3", "domain": [0.7333, 1.0]}, "yaxis4": {"anchor": "x4", "domain": [0.3667, 0.6333], "title": {"text": "Annual Income"}}, "yaxis5": {"anchor": "x5", "domain": [0.3667, 0.6333]}, "yaxis6": {"anchor": "x6", "domain": [0.3667, 0.6333]}, "yaxis7": {"anchor": "x7", "domain": [0.0, 0.2667], "title": {"text": "Spending Score"}}, "yaxis8": {"anchor": "x8", "domain": [0.0, 0.2667]}, "yaxis9": {"anchor": "x9", "domain": [0.0, 0.2667]}}}

### Figure 3 — Plotly figure (JSON) as saved in the notebook; plotly's stock layout.template omitted (floating-point values rounded to 4 significant figures)
{"data": [{"colorscale": [[0.0, "rgb(228, 241, 225)"], [0.1667, "rgb(180, 217, 204)"], [0.3333, "rgb(137, 192, 182)"], [0.5, "rgb(99, 166, 160)"], [0.6667, "rgb(68, 140, 138)"], [0.8333, "rgb(40, 114, 116)"], [1.0, "rgb(13, 88, 95)"]], "hovertemplate": "Correlation of %{x} and %{y}= %{z:.3f}", "reversescale": true, "showscale": true, "type": "heatmap", "x": ["Age", "Annual Income", "Spending Score"], "y": ["Age", "Annual Income", "Spending Score"], "z": [[1.0, -0.0124, -0.3272], [-0.0124, 1.0, 0.009903], [-0.3272, 0.009903, 1.0]]}], "layout": {"annotations": [{"font": {"color": "#000000"}, "showarrow": false, "text": "1.0", "x": "Age", "xref": "x", "y": "Age", "yref": "y"}, {"font": {"color": "#FFFFFF"}, "showarrow": false, "text": "-0.01", "x": "Annual Income", "xref": "x", "y": "Age", "yref": "y"}, {"font": {"color": "#FFFFFF"}, "showarrow": false, "text": "-0.33", "x": "Spending Score", "xref": "x", "y": "Age", "yref": "y"}, {"font": {"color": "#FFFFFF"}, "showarrow": false, "text": "-0.01", "x": "Age", "xref": "x", "y": "Annual Income", "yref": "y"}, {"font": {"color": "#000000"}, "showarrow": false, "text": "1.0", "x": "Annual Income", "xref": "x", "y": "Annual Income", "yref": "y"}, {"font": {"color": "#FFFFFF"}, "showarrow": false, "text": "0.01", "x": "Spending Score", "xref": "x", "y": "Annual Income", "yref": "y"}, {"font": {"color": "#FFFFFF"}, "showarrow": false, "text": "-0.33", "x": "Age", "xref": "x", "y": "Spending Score", "yref": "y"}, {"font": {"color": "#FFFFFF"}, "showarrow": false, "text": "0.01", "x": "Annual Income", "xref": "x", "y": "Spending Score", "yref": "y"}, {"font": {"color": "#000000"}, "showarrow": false, "text": "1.0", "x": "Spending Score", "xref": "x", "y": "Spending Score", "yref": "y"}], "title": {"text": "Mall Customer Correlations"}, "xaxis": {"dtick": 1, "gridcolor": "rgb(0, 0, 0)", "side": "top", "ticks": ""}, "yaxis": {"dtick": 1, "tickangle": -30, "ticks": "", "ticksuffix": "  "}}}
